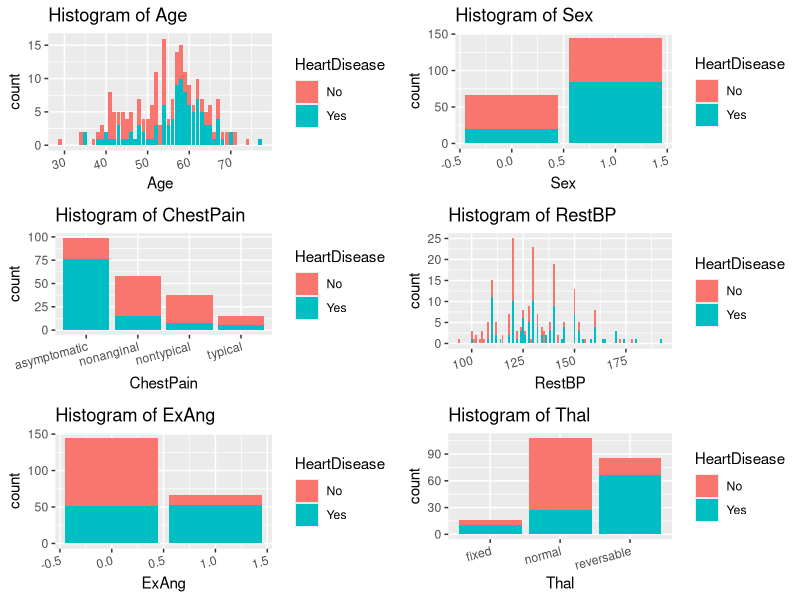

The R script that drew this image: (Note: this script raises an error after producing the figure.)
## ---- chunk 1
train <- read.csv("./CS109b-hw2_q1_datasets/dataset_1_train.txt")
test <- read.csv("./CS109b-hw2_q1_datasets/dataset_1_test.txt")

str(train)
str(test)
## ---- chunk 2
library(ggplot2)
library(gridExtra)

predictors <- colnames(train)[1:6]
p <- list()

for(i in predictors){
  p[[i]] <- ggplot(train, aes_string(x = i, fill = 'HeartDisease'))+
    geom_bar()+
    ggtitle(paste("Histogram of", i))+
    theme(axis.text.x = element_text(angle = 15, hjust = 1))
}
do.call(grid.arrange, p)

## ---- chunk 3
levels(train$HeartDisease) <- c(0, 1)
levels(test$HeartDisease) <- c(0, 1)
## ---- chunk 4
library(boot)
# Function to compute k-fold cross-validation accuracy for a given classification model
cv_accuracy = function(model, data, k) {
  # Input:
  #   'model' - a fitted classification model
  #   'data' - data frame with training data set used to fit the model
  #   'k' - number of folds for CV
  # Output:
  #   'cv_accuracy' - cross-validation accuracy for the model
  set.seed(109)
  acc <- 1 - cv.glm(data, model, K = k)$delta[1]
  return(acc) }
## ---- chunk 5
library(gam)
# Set of spar values 
param_val <- seq(0.1, 1, by = 0.1)

# Perform 5 fold cross validation to find the best spar 
num_param <- length(param_val)
cv_score <- rep(0., num_param)

for(i in 1:num_param){
  mod_formula = as.formula(paste0('HeartDisease ~ s(Age, spar =', param_val[i],') +
                       factor(Sex) +
                       ChestPain +
                       s(RestBP, spar =', param_val[i],')+
                       factor(ExAng) +
                       Thal'))
  
  mod.gam <- gam(mod_formula, data = train, family = binomial(link="logit"))
  
  cv_score[i] = cv_accuracy(mod.gam, train, 5)
}

# Write cv_score as a dataframe 
cv_score <- data.frame(Spar = param_val, Accuracy = cv_score)
spars.best <- cv_score$Spar[which(cv_score$Accuracy == max(cv_score$Accuracy))]
spars.best.score <- max(cv_score$Accuracy)

# Visualization of cv_score 
ggplot(cv_score, aes(x = Spar, y = Accuracy))+
  geom_point()+
  ggtitle(paste0("5-fold Cross Validation \nBest spar =", spars.best,
                 "\nAccuracy =", round(spars.best.score, 3)))

## ---- chunk 6
# train model
mod_formula <- as.formula(paste0('HeartDisease ~ s(Age, spar =', 1,') +
                       factor(Sex) +
                       ChestPain +
                       s(RestBP, spar =', 1,')+
                       factor(ExAng) +
                       Thal'))

mod.gam <- gam(mod_formula, data = train, family = binomial(link="logit"))

# predict on test set 
pred <- round(predict(mod.gam, newdata = test, type="response"))
test.accuracy <- mean(test$HeartDisease == pred)

print(paste('The test accuracy is', test.accuracy))

## ---- chunk 7
plot(mod.gam, se=TRUE)
## ---- chunk 8

mod.intercept <- gam(HeartDisease ~ 1, data = train, 
                     family = binomial(link = "logit"))
anova(mod.intercept, mod.gam, test = "Chi")

## ---- chunk 9

mod.cat <- gam(HeartDisease ~ Sex + ChestPain + 
                 ExAng + Thal, data = train, 
               family = binomial(link="logit"))

anova(mod.cat, mod.gam, test = "Chi")

## ---- chunk 10

mod.linear <- gam(HeartDisease ~ Age + Sex + ChestPain + 
                    RestBP + ExAng + Thal, data = train, 
                  family = binomial(link="logit"))

anova(mod.linear, mod.gam, test = "Chi")

## ---- chunk 11

m_byyear <- read.csv('./CS109b-hw2_q2_datasets/global-malaria-byYear.csv')
f_byyear <- read.csv('./CS109b-hw2_q2_datasets/global-funding-byYear.csv')
m_2015 <- read.csv('./CS109b-hw2_q2_datasets/global-malaria-2015.csv')

str(m_byyear)
str(f_byyear)
str(m_2015)
